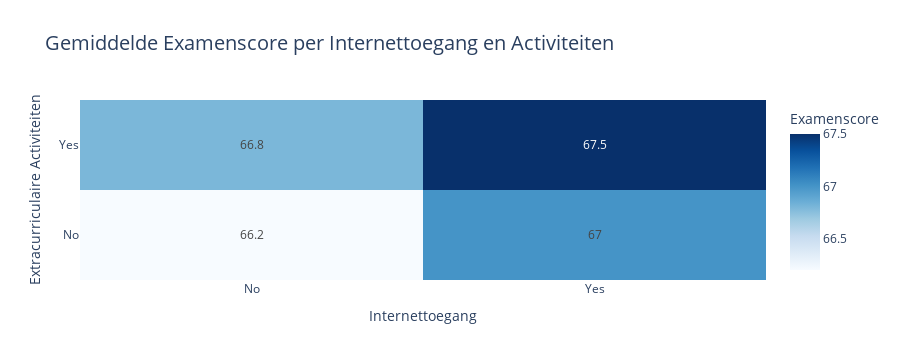

Here is the notebook cell this chart was saved with:
### Markdown cell above
#### 3.1.1 Argument 1 voor perspectief 1: Digitale toegang en ontspanning als sleutel tot betere prestaties

De combinatie van digitale toegang en actieve ontspanning buiten school lijkt positief samen te hangen met betere prestaties.

### Code cell
# Gemiddelden berekenen
mean_scores = (
    df1.groupby(["Internet_Access", "Extracurricular_Activities"])["Exam_Score"]
    .mean()
    .reset_index()
    .round(1)
)

# Heatmap plotten
fig = px.density_heatmap(
    mean_scores,
    x="Internet_Access",
    y="Extracurricular_Activities",
    z="Exam_Score",
    text_auto=True,
    color_continuous_scale="Blues",  # Licht naar donker
    title="Gemiddelde Examenscore per Internettoegang en Activiteiten",
    labels={"Exam_Score": "Gemiddelde Examenscore"}
)

fig.update_layout(
    xaxis_title="Internettoegang",
    yaxis_title="Extracurriculaire Activiteiten",
    title_font_size=20,
    plot_bgcolor='white',
    coloraxis_colorbar=dict(title="Examenscore")
)

fig.show()

### Figure 1 — Plotly figure (JSON) as saved in the notebook; plotly's stock layout.template omitted (floating-point values rounded to 4 significant figures)
{"data": [{"coloraxis": "coloraxis", "histfunc": "sum", "hovertemplate": "Internet_Access=%{x}<br>Extracurricular_Activities=%{y}<br>sum of Gemiddelde Examenscore=%{z}<extra></extra>", "name": "", "texttemplate": "%{z}", "type": "histogram2d", "x": ["No", "No", "Yes", "Yes"], "xaxis": "x", "xbingroup": "x", "y": ["No", "Yes", "No", "Yes"], "yaxis": "y", "ybingroup": "y", "z": [66.2, 66.8, 67.0, 67.5]}], "layout": {"coloraxis": {"colorbar": {"title": {"text": "Examenscore"}}, "colorscale": [[0, "rgb(247,251,255)"], [0.125, "rgb(222,235,247)"], [0.25, "rgb(198,219,239)"], [0.375, "rgb(158,202,225)"], [0.5, "rgb(107,174,214)"], [0.625, "rgb(66,146,198)"], [0.75, "rgb(33,113,181)"], [0.875, "rgb(8,81,156)"], [1, "rgb(8,48,107)"]]}, "height": 360, "legend": {"tracegroupgap": 0}, "plot_bgcolor": "white", "title": {"font": {"size": 20}, "text": "Gemiddelde Examenscore per Internettoegang en Activiteiten"}, "xaxis": {"anchor": "y", "autorange": true, "domain": [0, 1], "range": [-0.5, 1.5], "title": {"text": "Internettoegang"}, "type": "category"}, "yaxis": {"anchor": "x", "autorange": true, "domain": [0, 1], "range": [-0.5, 1.5], "title": {"text": "Extracurriculaire Activiteiten"}, "type": "category"}}}
